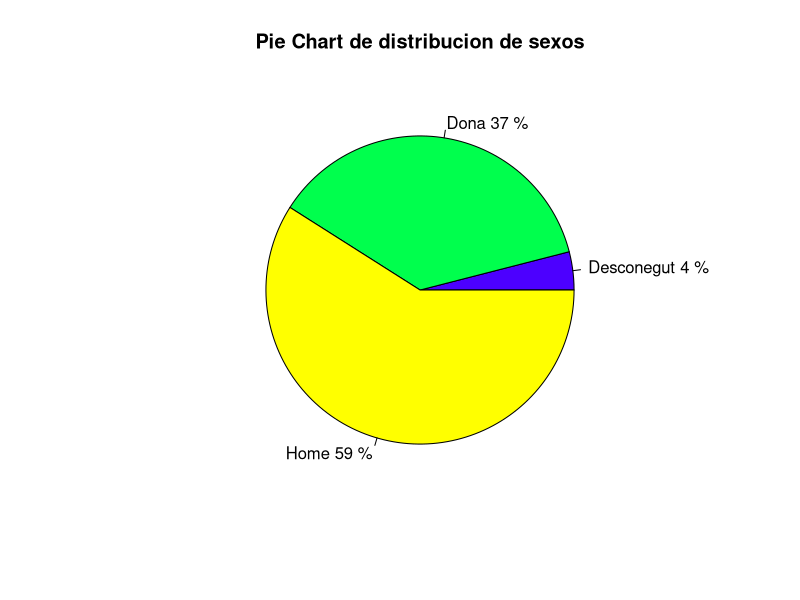
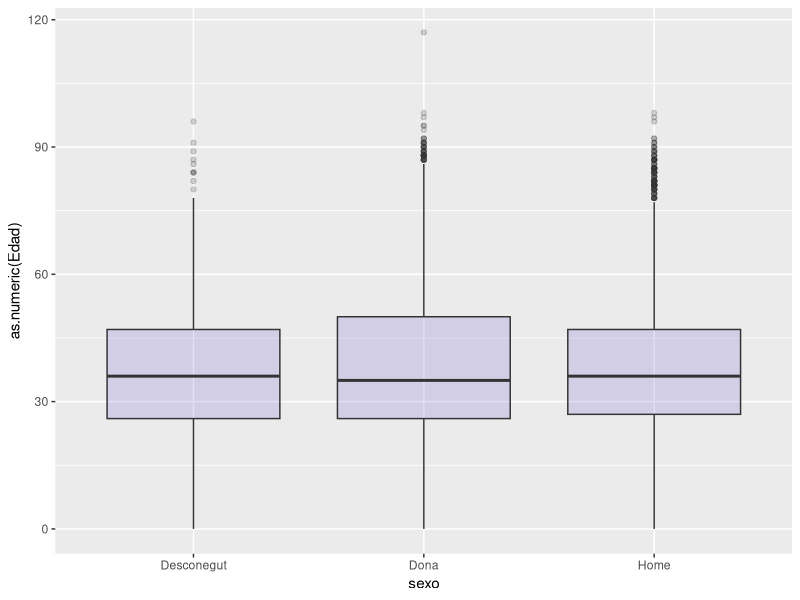
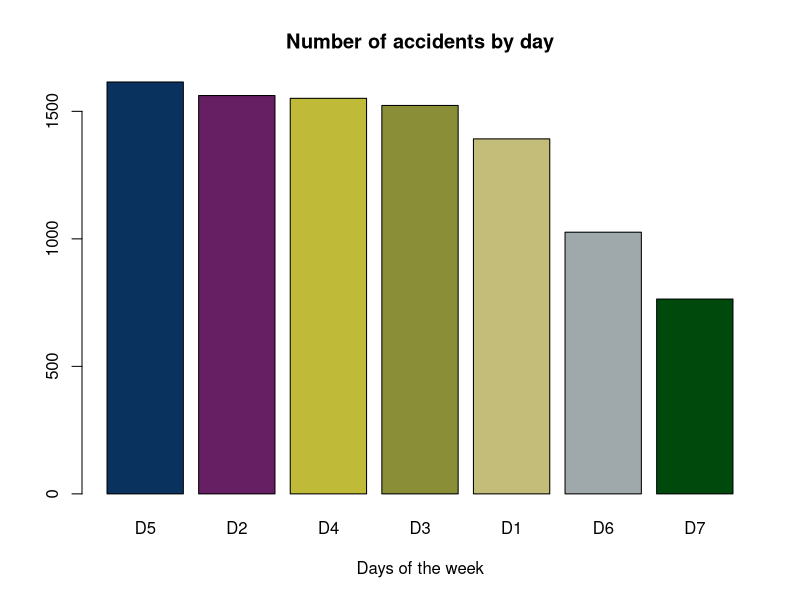

Generate these figures, in order, with R:
## ---- chunk 1
knitr::opts_chunk$set(echo = TRUE)
library(ggplot2)
## ---- chunk 2
accidentes = read.csv("Accidentes2017.csv", header = TRUE)
## ---- chunk 3
dim(accidentes)
str(accidentes)
## ---- chunk 4
colnames(accidentes) <- c('Exp','DistC','DistN','BarC','BarN','CalleC','CalleN','PC','DiaSN','DiaSn','DiaTipo','Año','Mesn','MesN','Dia','Turno','Hora','Causa','Veh','Sexo','Edad','PersT','Sit','Vict','X','Y','Long','Lat')

str(accidentes)

## ---- chunk 5
numero_de_accidentes <- sapply(as.data.frame(accidentes$Exp), function(x) length(unique(x)))
numero_de_personas <- sapply(as.data.frame(accidentes$Exp), function(x) length(x))

numero_de_accidentes
numero_de_personas
## ---- chunk 6
distribucion_del_sexo <- aggregate(data.frame(count = accidentes$Sexo), list(value = accidentes$Sexo), length)
porcentaje_de_sexos <- round(distribucion_del_sexo$count/sum(distribucion_del_sexo$count)*100)

labels <- distribucion_del_sexo$value
labels <- paste(labels,porcentaje_de_sexos, "%")

pie(porcentaje_de_sexos,labels = labels, col=topo.colors(length(distribucion_del_sexo$value)),
  	main="Pie Chart de distribucion de sexos")
## ---- chunk 7
ggplot(accidentes, aes(x=as.factor(Sexo), y=as.numeric(Edad))) + 
    geom_boxplot(fill="slateblue", alpha=0.2) + 
    xlab("sexo")
## ---- chunk 8
accidentes$DiaSn <- as.factor(accidentes$DiaSn)
str(accidentes$DiaSn)
## ---- chunk 9
head(accidentes$DiaSn)
## ---- chunk 10
levels(accidentes$DiaSn) <- c("D3","D7","D4","D1","D2","D6","D5")
## ---- chunk 11
numero_de_accidentes_por_dia <- aggregate(data=accidentes, Exp ~ DiaSn, function(x) sort(length(unique(x))) )
numero_de_accidentes_por_dia <- numero_de_accidentes_por_dia[order(numero_de_accidentes_por_dia$Exp, decreasing = TRUE),]
## ---- chunk 12
barplot(numero_de_accidentes_por_dia$Exp, main="Number of accidents by day", 
        col=c('#09325E','#661F63','#BFBA38','#8A8E37','#C4BD79','#9FA8AB','#00490C'),
        names.arg =numero_de_accidentes_por_dia$DiaSn,
        xlab="Days of the week")
